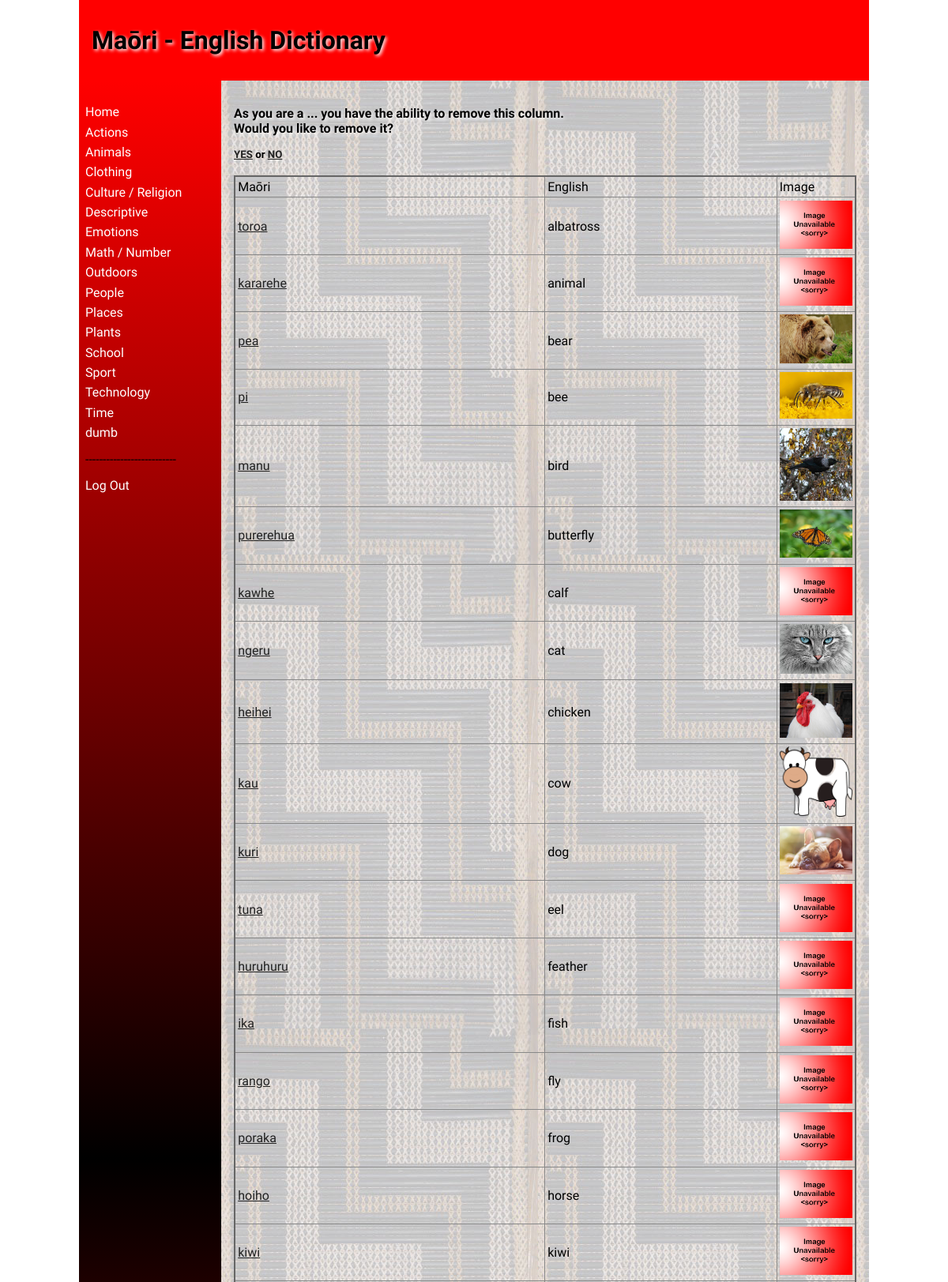
The app's page /category/2 (signed in, upper part) with its own data.
### tables this page shows
CREATE TABLE "categories"
(
	id integer
		constraint categories_pk
			primary key autoincrement,
	categories varchar(60)
);

CREATE TABLE "dictionary"
(
	id integer
		constraint dictionary_pk
			primary key autoincrement,
	maori varchar(60),
	english varchar(60),
	category_id integer
		references categories,
	definition varchar(900),
	level integer,
	image varchar(60),
	time datetime,
	user_id interger
);

### app.py (the view, shortened to what this page needs)
@app.route("/category/<category_id>", methods=['POST', 'GET'])
def category(category_id):
    con = create_connection(DATA_BASE)
    query = "SELECT id, maori, english, image FROM dictionary WHERE category_id=?;"
    cur = con.cursor()
    cur.execute(query, (category_id,))
    cat = cur.fetchall()
    con.close()
    return render_template("categories.html", logged_in=is_logged_in(), category_ids=int(category_id), cat=cat,
                           categories=categories())

### app.py (called while the page is built)
def create_connection(db_file):
    try:
        connection = sqlite3.connect(db_file)
        connection.execute('pragma foreign_keys=ON')
        return connection
    except Error as e:
        print(e)
    return None

def is_logged_in():
    if session.get("email") is None:
        print("Not Logged In")
        return False
    else:
        print("Logged In")
        return True

def categories():
    con = create_connection(DATA_BASE)
    query = "SELECT id,categories FROM categories"
    cur = con.cursor()
    cur.execute(query, )
    category_ids = cur.fetchall()
    con.close()
    return category_ids

### templates/categories.html (shortened to what this page needs)
{% extends 'base.html' %}
{% block heading %}Maōri - English Dictionary{% endblock %}
{% block main %}
<h4>As you are a ... you have the ability to remove this column. <br> Would you like to remove it? <br></h4>
<h5><a href="/category/delete_yes">YES</a> or <a href="/category/delete_no">NO</a></h5>
<br>
<table class="word-table">
    <thead>
    <tr>
        <td>Maōri</td>
        <td>English</td>
        <td>Image</td>
    </tr>
    </thead>
    <tbody>
    {% for words in cat %}
    <tr>
        <td><a href="/word/{{ words[0] }}">{{ words[1] }}</a></td>
        <td>{{ words[2] }}</td>
        <td width="100"><img src="/static/images/{{ words[3] }}"></td>
    </tr>
    </tbody>
    {% endfor %}
</table>
{% endblock %}

### templates/base.html (shortened to what this page needs)
<!doctype html>
<html lang="en">
<head>
    <link href="{{ url_for('static', filename='css/style.css') }}" rel="stylesheet">
</head>
<body>
<div id="container">
    <header>
        <h1>{% block heading %} {% endblock %}</h1>
    </header>
    <nav>
        <ul>
            <li><a href="/">Home</a></li>
            {% if logged_in %}
            {% for category in categories %}
            <li><a href="/category/{{ category[0] }}">{{ category[1] }}</a></li>
            {% endfor %}
            <li><p>--------------------------</p></li>
            <li><a href="/logout">Log Out</a></li>
            {% else %}
            <li><p>--------------------------</p></li>
            <li><a href="/login">Log In</a></li>
            {% endif %}
        </ul>
    </nav>
    <main>
        {% block main %}{% endblock %}
    </main>
</div>
</body>
</html>

### static/css/style.css (style rules this page uses)
* { font-family: Comfortaa, sans-serif; margin: 0; padding: 0; box-sizing: border-box; }
#container { display: grid; grid-template-columns: 75px auto; grid-template-areas: 'nav header' 'main main' 'footer footer'; }
header { grid-area: header; background-color: #f00; padding: 1rem; }
nav { grid-area: nav; }
main { grid-area: main; padding: 1rem; background-color: #edd; }
h1, h2, h3, h4 { padding: 1rem 0; font-family: 'Suez One', serif; color: #000000; text-shadow: 2px 2px 4px #fff; }
p { padding: 0.5rem 0; }
a { color: #222; }
img { width: 100%; }
table { width: 100%; border: 2px solid #666; border-collapse: collapse; }
th, td { border: 1px solid #888; padding: 0.2rem; text-align: left; }
@media only screen and (min-width: 768px) { #container { grid-template-columns: 180px auto; grid-template-areas: 'header header' 'nav main' 'footer footer'; } }
@media only screen and (min-width: 768px) { nav { background: linear-gradient(180deg, rgba(255,0,0,1) 0%, rgba(0, 0, 0, 1) 50%, rgba(255,0,0,1) 100%); padding: 0.5rem; } }
@media only screen and (min-width: 768px) { nav ul { list-style: none; } }
@media only screen and (min-width: 768px) { nav li { padding: 0.2rem 0; } }
@media only screen and (min-width: 768px) { nav a { color: #fff; text-decoration: none; } }
@media only screen and (min-width: 768px) { main { background-image: url("/static/images/poutama.jpg"); } }
@media only screen and (min-width: 1000px) { #container { width: 1000px; margin: auto; } }

### records on screen
categories: categories "Actions"
categories: categories "Animals"
categories: categories "Clothing"
categories: categories "Culture / Religion"
categories: categories "Descriptive"
categories: categories "Emotions"
categories: categories "Math / Number"
categories: categories "Outdoors"
categories: categories "People"
categories: categories "Places"
categories: categories "Plants"
categories: categories "School"
categories: categories "Sport"
categories: categories "Technology"
categories: categories "Time"
categories: categories "dumb"
dictionary: maori "toroa", english "albatross", image (placeholder picture)
dictionary: maori "kararehe", english "animal", image (placeholder picture)
dictionary: maori "pea", english "bear", image (picture)
dictionary: maori "pi", english "bee", image (picture)
dictionary: maori "manu", english "bird", image (picture)
dictionary: maori "purerehua", english "butterfly", image (picture)
dictionary: maori "kawhe", english "calf", image (placeholder picture)
dictionary: maori "ngeru", english "cat", image (picture)
dictionary: maori "heihei", english "chicken", image (picture)
dictionary: maori "kau", english "cow", image (picture)
dictionary: maori "kuri", english "dog", image (picture)
dictionary: maori "tuna", english "eel", image (placeholder picture)
dictionary: maori "huruhuru", english "feather", image (placeholder picture)
dictionary: maori "ika", english "fish", image (placeholder picture)
dictionary: maori "rango", english "fly", image (placeholder picture)
dictionary: maori "poraka", english "frog", image (placeholder picture)
dictionary: maori "hoiho", english "horse", image (placeholder picture)
dictionary: maori "kiwi", english "kiwi", image (placeholder picture)
